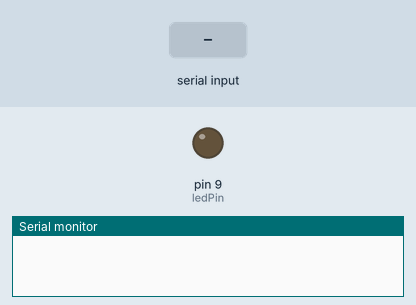
Bench run of a sketch on a simulated Arduino Uno, built with avr-gcc and run on an emulated ATmega328P. Parts: output pins drawn as LEDs (lit = HIGH), the last lines printed to the serial monitor. The inputs (shaded band) are chosen by the test bench.

Above: at 1.2 s.
1.3 s: "1" received over Serial
At 2.1 s:
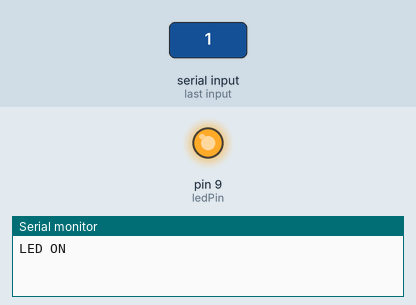
2.8 s: "0" received over Serial
At 3.3 s:
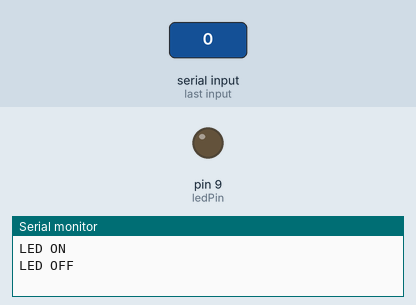
Timing chart, 0 to 5.8 s (numbered marks = the images above; inputs shaded):
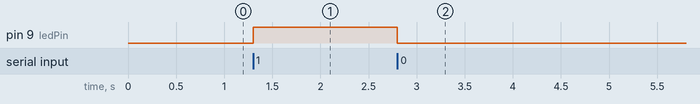

The sketch:

LED_1.ino
```cpp
const int ledPin = 9;

void setup() {
  Serial.begin(9600);
  pinMode(ledPin, OUTPUT);
}

void loop() {
  if (Serial.available() > 0) {
    char command = Serial.read();

    if (command == '1') {
      digitalWrite(ledPin, HIGH);  // LED on
      Serial.println("LED ON");

    } else if (command == '0') {
      digitalWrite(ledPin, LOW);  // LED off
      Serial.println("LED OFF");
    }
  }
}
```

Measured:
- after the input at 1.3 s, pin 9 (ledPin): LOW → HIGH at once
- after the input at 2.8 s, pin 9 (ledPin): HIGH → LOW at once
